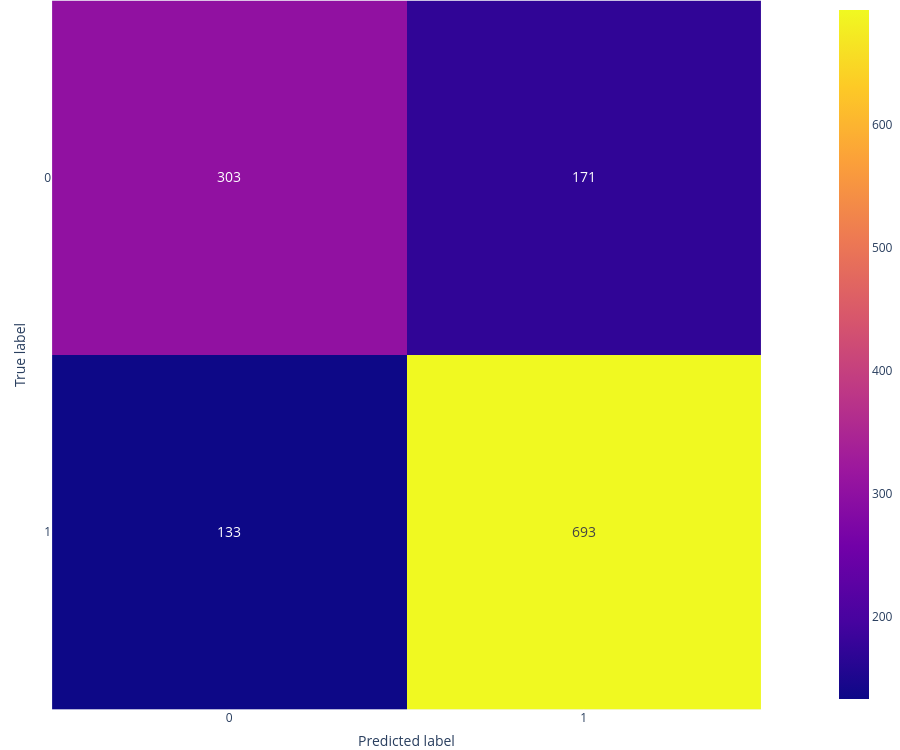

Source (notebook cell):
### Code cell
classifier =  LogisticRegression(solver='liblinear', penalty='l2', max_iter = 100, random_state = seed, C=0.01)
confusion(classifier, wine_X_tr, wine_y_tr, wine_X_val, wine_y_val)
disp = RocCurveDisplay.from_estimator(classifier, wine_X_val, wine_y_val)

### Figure 1 — Plotly figure (JSON) as saved in the notebook; plotly's stock layout.template omitted (floating-point values rounded to 4 significant figures)
{"data": [{"coloraxis": "coloraxis", "hovertemplate": "x: %{x}<br>y: %{y}<br>color: %{z}<extra></extra>", "name": "0", "textfont": {"size": 14}, "texttemplate": "%{z}", "type": "heatmap", "xaxis": "x", "yaxis": "y", "z": [[303, 171], [133, 693]]}], "layout": {"coloraxis": {"colorscale": [[0, "#0d0887"], [0.1111, "#46039f"], [0.2222, "#7201a8"], [0.3333, "#9c179e"], [0.4444, "#bd3786"], [0.5556, "#d8576b"], [0.6667, "#ed7953"], [0.7778, "#fb9f3a"], [0.8889, "#fdca26"], [1, "#f0f921"]]}, "height": 750, "margin": {"b": 0, "l": 0, "r": 0, "t": 0}, "width": 900, "xaxis": {"anchor": "y", "constrain": "domain", "domain": [0, 1], "dtick": 1, "scaleanchor": "y", "tickmode": "linear", "title": {"text": "Predicted label"}}, "yaxis": {"anchor": "x", "autorange": "reversed", "constrain": "domain", "domain": [0, 1], "dtick": 1, "tickmode": "linear", "title": {"text": "True label"}}}}
